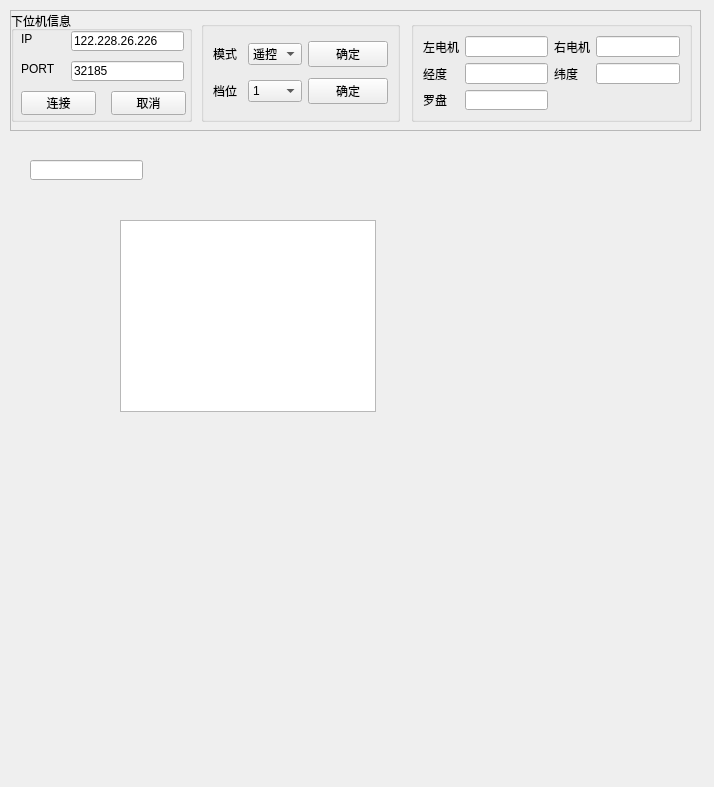
<?xml version="1.0" encoding="UTF-8"?>
<ui version="4.0">
 <class>Form</class>
 <widget class="QWidget" name="Form">
  <property name="geometry">
   <rect>
    <x>0</x>
    <y>0</y>
    <width>714</width>
    <height>787</height>
   </rect>
  </property>
  <property name="windowTitle">
   <string>Form</string>
  </property>
  <widget class="QScrollArea" name="scrollArea">
   <property name="geometry">
    <rect>
     <x>10</x>
     <y>10</y>
     <width>691</width>
     <height>121</height>
    </rect>
   </property>
   <property name="widgetResizable">
    <bool>true</bool>
   </property>
   <widget class="QWidget" name="scrollAreaWidgetContents">
    <property name="geometry">
     <rect>
      <x>0</x>
      <y>0</y>
      <width>689</width>
      <height>119</height>
     </rect>
    </property>
    <widget class="QGroupBox" name="groupBox">
     <property name="geometry">
      <rect>
       <x>0</x>
       <y>0</y>
       <width>181</width>
       <height>111</height>
      </rect>
     </property>
     <property name="title">
      <string>下位机信息</string>
     </property>
     <widget class="QLabel" name="IP">
      <property name="geometry">
       <rect>
        <x>10</x>
        <y>20</y>
        <width>54</width>
        <height>16</height>
       </rect>
      </property>
      <property name="text">
       <string>IP</string>
      </property>
     </widget>
     <widget class="QLabel" name="PORT">
      <property name="geometry">
       <rect>
        <x>10</x>
        <y>50</y>
        <width>54</width>
        <height>16</height>
       </rect>
      </property>
      <property name="text">
       <string>PORT</string>
      </property>
     </widget>
     <widget class="QLineEdit" name="IP_2">
      <property name="geometry">
       <rect>
        <x>60</x>
        <y>20</y>
        <width>113</width>
        <height>20</height>
       </rect>
      </property>
      <property name="text">
       <string>122.228.26.226</string>
      </property>
     </widget>
     <widget class="QLineEdit" name="PORT_2">
      <property name="geometry">
       <rect>
        <x>60</x>
        <y>50</y>
        <width>113</width>
        <height>20</height>
       </rect>
      </property>
      <property name="text">
       <string>32185</string>
      </property>
     </widget>
     <widget class="QPushButton" name="CONNECT">
      <property name="geometry">
       <rect>
        <x>10</x>
        <y>80</y>
        <width>75</width>
        <height>24</height>
       </rect>
      </property>
      <property name="text">
       <string>连接</string>
      </property>
     </widget>
     <widget class="QPushButton" name="CONNECT_2">
      <property name="geometry">
       <rect>
        <x>100</x>
        <y>80</y>
        <width>75</width>
        <height>24</height>
       </rect>
      </property>
      <property name="text">
       <string>取消</string>
      </property>
     </widget>
    </widget>
    <widget class="QGroupBox" name="groupBox_2">
     <property name="geometry">
      <rect>
       <x>190</x>
       <y>10</y>
       <width>199</width>
       <height>101</height>
      </rect>
     </property>
     <property name="title">
      <string/>
     </property>
     <layout class="QGridLayout" name="gridLayout">
      <item row="1" column="0">
       <widget class="QLabel" name="GEAR">
        <property name="text">
         <string>档位</string>
        </property>
       </widget>
      </item>
      <item row="1" column="2">
       <widget class="QPushButton" name="GEAR_3">
        <property name="text">
         <string>确定</string>
        </property>
       </widget>
      </item>
      <item row="1" column="1">
       <widget class="QComboBox" name="GEAR_2">
        <item>
         <property name="text">
          <string>1</string>
         </property>
        </item>
        <item>
         <property name="text">
          <string>2</string>
         </property>
        </item>
        <item>
         <property name="text">
          <string>3</string>
         </property>
        </item>
        <item>
         <property name="text">
          <string>4</string>
         </property>
        </item>
        <item>
         <property name="text">
          <string>5</string>
         </property>
        </item>
       </widget>
      </item>
      <item row="0" column="0">
       <widget class="QLabel" name="MODEL">
        <property name="text">
         <string>模式</string>
        </property>
       </widget>
      </item>
      <item row="0" column="1">
       <widget class="QComboBox" name="MODEL_2">
        <property name="sizePolicy">
         <sizepolicy hsizetype="Preferred" vsizetype="Fixed">
          <horstretch>0</horstretch>
          <verstretch>0</verstretch>
         </sizepolicy>
        </property>
        <item>
         <property name="text">
          <string>遥控</string>
         </property>
        </item>
        <item>
         <property name="text">
          <string>输入</string>
         </property>
        </item>
        <item>
         <property name="text">
          <string>任务</string>
         </property>
        </item>
       </widget>
      </item>
      <item row="0" column="2">
       <widget class="QPushButton" name="MODEL_3">
        <property name="sizePolicy">
         <sizepolicy hsizetype="Minimum" vsizetype="Fixed">
          <horstretch>0</horstretch>
          <verstretch>0</verstretch>
         </sizepolicy>
        </property>
        <property name="text">
         <string>确定</string>
        </property>
       </widget>
      </item>
     </layout>
    </widget>
    <widget class="QGroupBox" name="groupBox_3">
     <property name="geometry">
      <rect>
       <x>400</x>
       <y>10</y>
       <width>281</width>
       <height>101</height>
      </rect>
     </property>
     <property name="title">
      <string/>
     </property>
     <layout class="QGridLayout" name="gridLayout_2">
      <item row="0" column="1">
       <widget class="QLineEdit" name="Lsend_2"/>
      </item>
      <item row="1" column="0">
       <widget class="QLabel" name="longitude">
        <property name="text">
         <string>经度</string>
        </property>
       </widget>
      </item>
      <item row="1" column="1">
       <widget class="QLineEdit" name="longitude_2"/>
      </item>
      <item row="0" column="3">
       <widget class="QLineEdit" name="Rsend_2"/>
      </item>
      <item row="0" column="2">
       <widget class="QLabel" name="Rsend">
        <property name="text">
         <string>右电机</string>
        </property>
       </widget>
      </item>
      <item row="1" column="3">
       <widget class="QLineEdit" name="latitude_2"/>
      </item>
      <item row="1" column="2">
       <widget class="QLabel" name="latitude">
        <property name="text">
         <string>纬度</string>
        </property>
       </widget>
      </item>
      <item row="0" column="0">
       <widget class="QLabel" name="Lsend">
        <property name="text">
         <string>左电机</string>
        </property>
       </widget>
      </item>
      <item row="2" column="0">
       <widget class="QLabel" name="compass">
        <property name="text">
         <string>罗盘</string>
        </property>
       </widget>
      </item>
      <item row="2" column="1">
       <widget class="QLineEdit" name="compass_2"/>
      </item>
     </layout>
    </widget>
   </widget>
  </widget>
  <widget class="QLineEdit" name="compass_obj">
   <property name="geometry">
    <rect>
     <x>30</x>
     <y>160</y>
     <width>113</width>
     <height>20</height>
    </rect>
   </property>
  </widget>
  <widget class="QGraphicsView" name="graphicsView">
   <property name="geometry">
    <rect>
     <x>120</x>
     <y>220</y>
     <width>256</width>
     <height>192</height>
    </rect>
   </property>
  </widget>
 </widget>
 <resources/>
 <connections/>
</ui>
